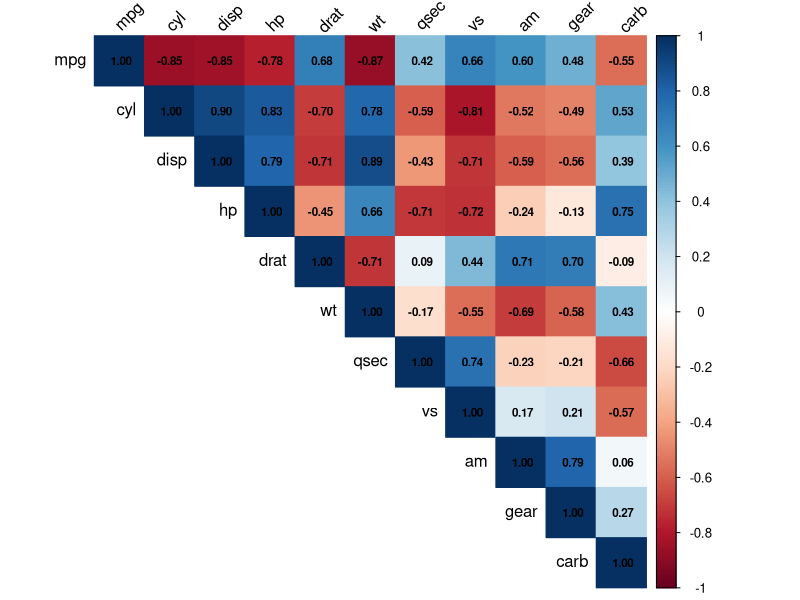
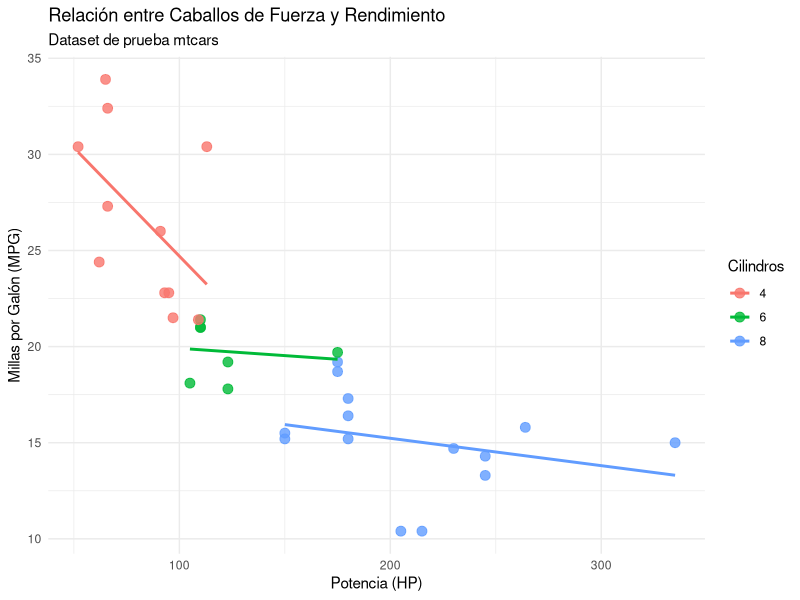

Reproduce these figures in R, in order.
# ==============================================================================
# 01_eda.R
# Plantilla de Análisis Exploratorio de Datos (EDA)
# ==============================================================================

suppressPackageStartupMessages({
  library(tidyverse)
  library(corrplot)
  library(scales)
})

# 1. Cargar datos
# Modifica la ruta al dataset de tu clase o taller:
# df <- read_csv("data/raw/tu_dataset.csv")

# Demostración con dataset incluido en R (iris/mtcars):
df <- as_tibble(mtcars)

# 2. Estructura general y resumen estadístico
glimpse(df)
summary(df)

# 3. Verificación de valores faltantes (NA)
na_counts <- colSums(is.na(df))
print("Valores nulos por variable:")
print(na_counts)

# 4. Matriz de correlación para variables numéricas
cor_matrix <- cor(df %>% select(where(is.numeric)), use = "complete.obs")

# Guardar gráfico de correlación
png("output/figures/matriz_correlacion.png", width = 800, height = 800, res = 120)
corrplot(cor_matrix, method = "color", type = "upper", 
         tl.col = "black", tl.srt = 45, addCoef.col = "black",
         number.cex = 0.7)
dev.off()

# 5. Visualización de distribución (Ejemplo: MPG vs HP)
p1 <- ggplot(df, aes(x = hp, y = mpg, color = factor(cyl))) +
  geom_point(size = 3, alpha = 0.8) +
  geom_smooth(method = "lm", se = FALSE) +
  theme_minimal() +
  labs(
    title = "Relación entre Caballos de Fuerza y Rendimiento",
    subtitle = "Dataset de prueba mtcars",
    x = "Potencia (HP)",
    y = "Millas por Galón (MPG)",
    color = "Cilindros"
  )

ggsave("output/figures/dispersion_ejemplo.png", plot = p1, width = 8, height = 5, dpi = 300)

message("EDA preliminar ejecutado. Gráficas guardadas en 'output/figures/'.")
